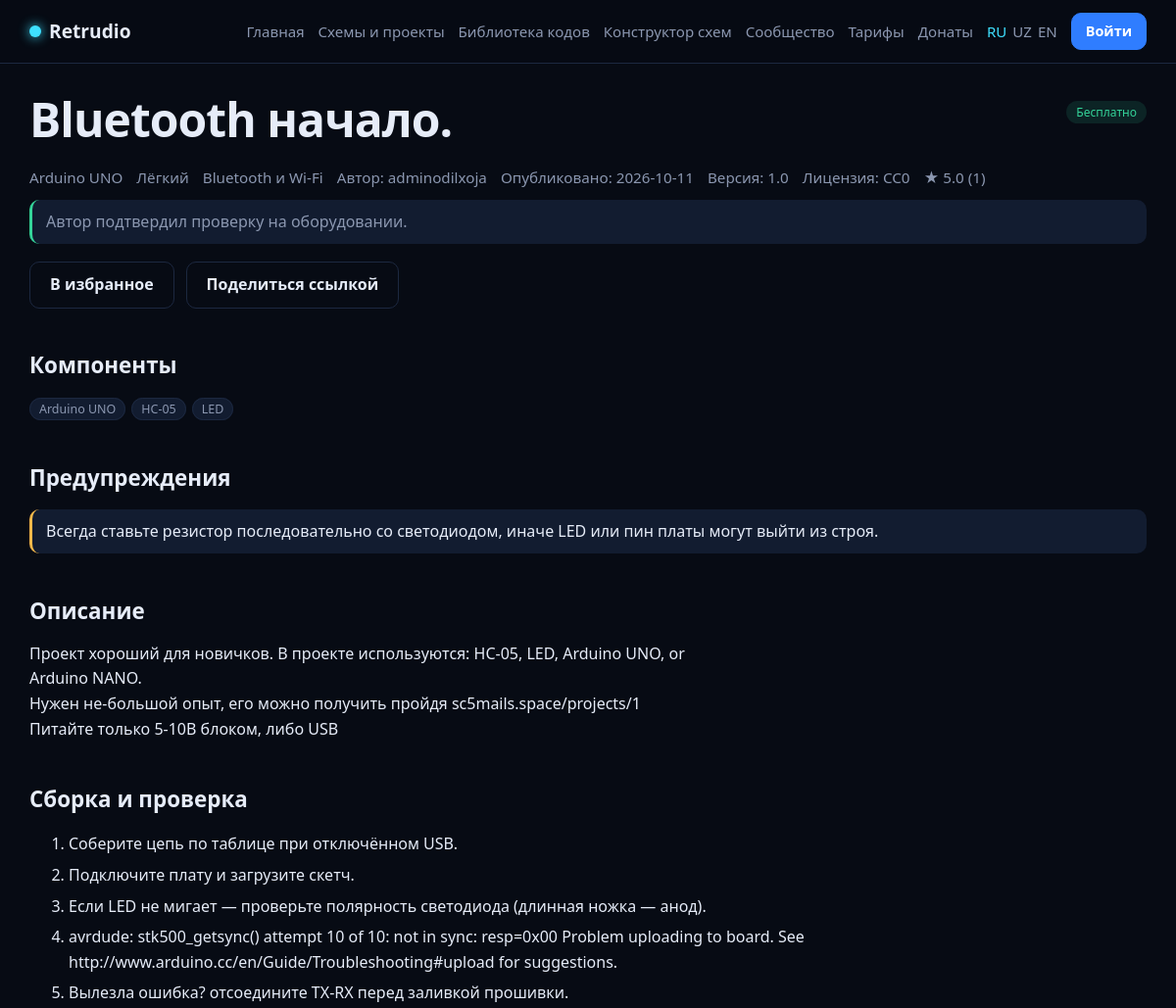
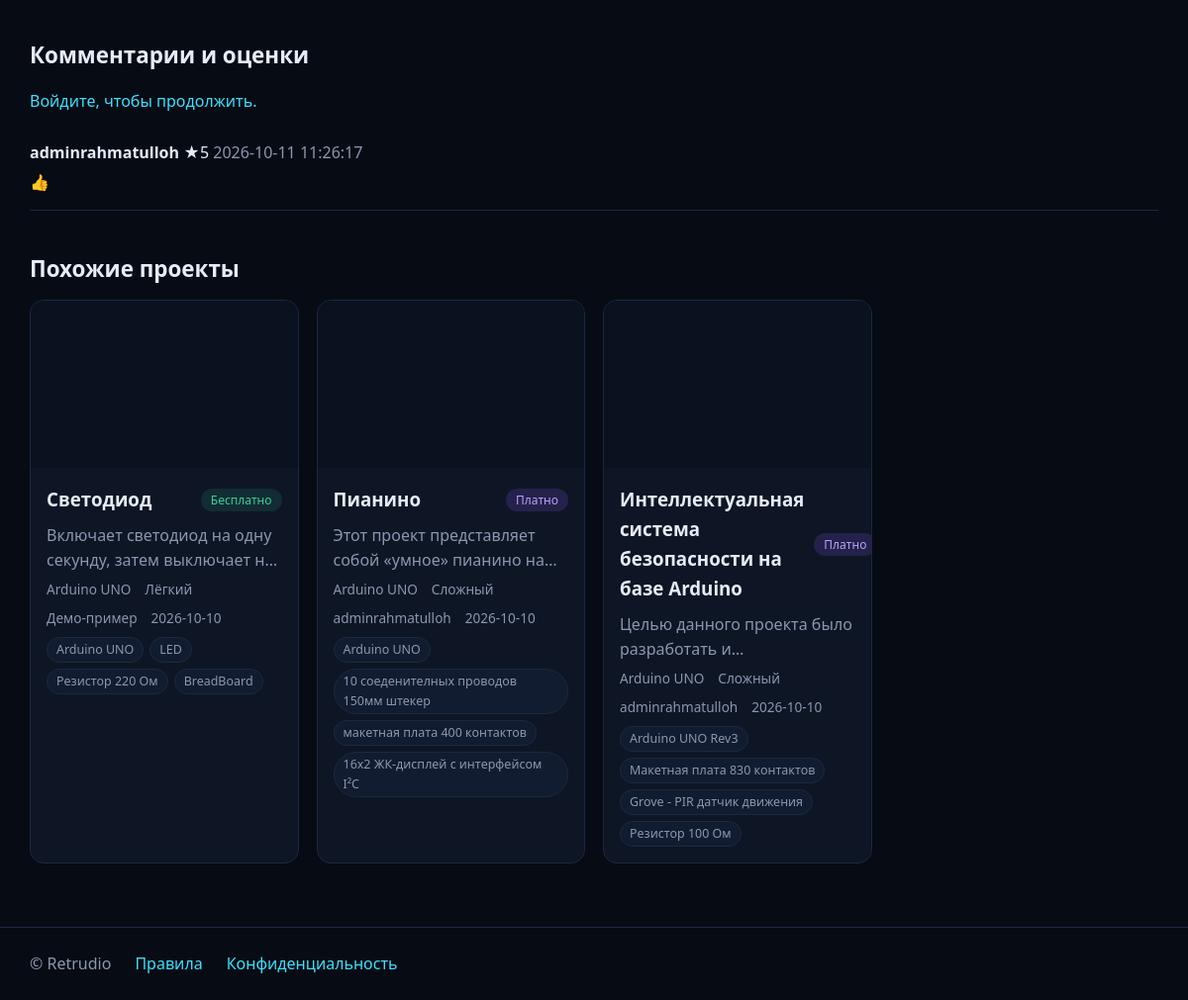
Screenshot of /project/2 with the database file from the repository (2 pictures, top to bottom).
### tables this page shows
CREATE TABLE comments(
  id INTEGER PRIMARY KEY AUTOINCREMENT,
  project_id INTEGER NOT NULL, user_id INTEGER NOT NULL,
  body TEXT NOT NULL, rating INTEGER,
  created TEXT NOT NULL DEFAULT CURRENT_TIMESTAMP
);

CREATE TABLE users(
  id INTEGER PRIMARY KEY AUTOINCREMENT,
  email TEXT UNIQUE NOT NULL,
  name TEXT NOT NULL,
  password_hash TEXT NOT NULL,
  subscription_until TEXT,
  username TEXT UNIQUE,
  is_admin INTEGER NOT NULL DEFAULT 0,
  created TEXT NOT NULL DEFAULT CURRENT_TIMESTAMP
);

### app.py (the view)
@app.route("/project/<int:pid>")
def project(pid):
    item = catalog.get(pid)
    if not item:
        abort(404)
    ok = can_access(item)
    db = get_db()
    comments = db.execute("SELECT c.*, u.name FROM comments c JOIN users u ON u.id=c.user_id "
                          "WHERE project_id=? ORDER BY c.id DESC", (pid,)).fetchall()
    rated = [c["rating"] for c in comments if c["rating"]]
    avg = round(sum(rated) / len(rated), 1) if rated else None
    is_fav = bool(g.user and db.execute("SELECT 1 FROM favorites WHERE user_id=? AND project_id=?",
                                        (g.user["id"], pid)).fetchone())
    return render_template("project.html", p=item, ok=ok, comments=comments, avg=avg,
                           n_rated=len(rated), is_fav=is_fav, similar=catalog.similar(item),
                           code_html=highlight_code(item["code"]) if ok and item["code"] else "")

### app.py (called while the page is built)
@app.before_request
def before():
    if request.args.get("lang") in config.LANGS:
        session["lang"] = request.args["lang"]
    g.lang = session.get("lang", "ru")
    g.user = None
    if session.get("uid"):
        g.user = get_db().execute("SELECT * FROM users WHERE id=?", (session["uid"],)).fetchone()
    if request.method in ("POST", "PUT", "DELETE") and request.endpoint not in ("payment_notify", "payment_success", "payment_fail"):
        token = request.form.get("csrf") or request.headers.get("X-CSRF-Token", "")
        if not hmac.compare_digest(token, session.get("csrf", "")):
            abort(400, "CSRF")

def has_subscription(user):
    if user and user["is_admin"]:      # администраторам открыты все платные проекты
        return True
    if not user or not user["subscription_until"]:
        return False
    return datetime.fromisoformat(user["subscription_until"]) >= utcnow()

def can_access(item):
    return item["free"] or has_subscription(g.user)

@app.context_processor
def inject():
    if "csrf" not in session:
        session["csrf"] = secrets.token_urlsafe(32)
    return dict(
        t=lambda k: translate(k, g.lang), lang=g.lang, user=g.user,
        csrf=session["csrf"], PROJECT_NAME=config.PROJECT_NAME, LANGS=config.LANGS,
        loc=lambda v: catalog.loc(v, g.lang), CATEGORIES=catalog.CATEGORIES,
        has_sub=has_subscription(g.user),
        cfg=SimpleNamespace(CONTACT_EMAIL=config.CONTACT_EMAIL, DONATE_URL=config.DONATE_URL,
                            FREEKASSA_READY=config.FREEKASSA_READY, SUBSCRIPTION_PRICE=config.SUBSCRIPTION_PRICE,
                            SUBSCRIPTION_CURRENCY=config.SUBSCRIPTION_CURRENCY,
                            SUBSCRIPTION_DAYS=config.SUBSCRIPTION_DAYS),   # только безопасные значения, без секретов
    )

### catalog.py (called while the page is built, shortened)
def loc(value, lang):
    if isinstance(value, dict):
        return value.get(lang) or value.get("ru") or value.get("en") or next(iter(value.values()), "")
    return value or ""

def all_items():
    files = sorted(SCHEMES_DIR.glob("*.json"))
    sig = tuple((f.name, f.stat().st_mtime_ns) for f in files) + tuple(
        (f.name, f.stat().st_mtime_ns) for f in SCHEMES_DIR.glob("*.txt")) + tuple(
        (f.name, f.stat().st_mtime_ns) for f in SCHEMES_DIR.glob("*.ino"))
    return _cache["items"]

def get(pid):
    return all_items().get(pid)

### database.py (called while the page is built)
def get_db():
    if "db" not in g:
        g.db = sqlite3.connect(DB_PATH)
        g.db.row_factory = sqlite3.Row
    return g.db

### templates/project.html (shortened to what this page needs)
{% extends "base.html" %}{% from "_macros.html" import card with context %}
{% block content %}
<article class="project-page">
  <div class="row"><h1>{{ loc(p.name) }}</h1>
    <span class="tag {{ 'free' if p.free else 'paid' }}">{{ t('free') if p.free else t('paid') }}</span></div>
  <div class="meta big">
    {% if p.board %}<span>{{ p.board }}</span>{% endif %}
    {% if p.difficulty %}<span>{{ t(p.difficulty) }}</span>{% endif %}
    {% if p.category %}<span>{{ t('cat_' ~ p.category) }}</span>{% endif %}
    {% if p.author %}<span>{{ t('author') }}: {{ p.author }}</span>{% endif %}
    <span>{{ t('published') }}: {{ p.published }}</span>
    {% if p.version %}<span>{{ t('version') }}: {{ p.version }}</span>{% endif %}
    {% if p.license %}<span>{{ t('license') }}: {{ p.license }}</span>{% endif %}
    {% if n_rated %}<span>★ {{ avg }} ({{ n_rated }})</span>{% endif %}
  </div>
  <p class="note {{ 'ok' if p.verified }}">{{ t('verified') if p.verified else t('unverified') }}</p>
  <div class="actions">
    <form method="post" action="{{ url_for('favorite', pid=p.id) }}" class="inline"><input type="hidden" name="csrf" value="{{ csrf }}">
      <button class="btn ghost">{{ t('unfavorite') if is_fav else t('favorite') }}</button></form>
    <button class="btn ghost" data-share>{{ t('share') }}</button>
  </div>
  {% if not ok %}
  <div class="panel locked"><h3>🔒 {{ t('locked_title') }}</h3><p class="muted">{{ t('locked_text') }}</p>
    <a class="btn" href="{{ url_for('pricing') }}">{{ t('buy') }}</a></div>
  {% else %}
    {% if p.components %}<h2>{{ t('components') }}</h2><ul class="chips big">{% for c in p.components %}<li><i>{{ c }}</i></li>{% endfor %}</ul>{% endif %}
    {% if p.warnings %}<h2>{{ t('warnings') }}</h2>{% for w in p.warnings %}<div class="note warn">{{ loc(w) }}</div>{% endfor %}{% endif %}
    {% set d = loc(p.description) %}{% if d %}<h2>{{ t('description') }}</h2><div class="prose">{{ d }}</div>{% endif %}
    {% if p.steps %}<h2>{{ t('steps') }}</h2><ol class="steps">{% for s in p.steps %}<li>{{ loc(s) }}</li>{% endfor %}</ol>{% endif %}
  {% endif %}
  <h2 id="comments">{{ t('comments') }}</h2>
  {% if user %}
  <form method="post" action="{{ url_for('comment', pid=p.id) }}" class="panel stack">
    <input type="hidden" name="csrf" value="{{ csrf }}">
    <textarea name="body" required maxlength="2000" rows="3"></textarea>
    <label>{{ t('rating') }} <select name="rating"><option value="">{{ t('no_rating') }}</option>{% for i in range(5,0,-1) %}<option>{{ i }}</option>{% endfor %}</select></label>
    <button class="btn small">{{ t('add_comment') }}</button>
  </form>
  {% else %}<p class="muted"><a href="{{ url_for('login', next=request.path) }}">{{ t('need_login') }}</a></p>{% endif %}
  {% for c in comments %}<div class="comment"><b>{{ c['name'] }}</b>{% if c['rating'] %} ★{{ c['rating'] }}{% endif %}
    <span class="muted"> {{ c['created'] }}</span><p>{{ c['body'] }}</p></div>{% endfor %}
  {% if similar %}<h2>{{ t('similar') }}</h2><div class="grid">{% for s in similar %}{{ card(s) }}{% endfor %}</div>{% endif %}
</article>
{% endblock %}

### templates/_macros.html (shortened to what this page needs)
{% macro card(p) %}
<a class="card project" href="{{ url_for('project', pid=p.id) }}">
  <div class="thumb">{% if p.has_image %}<img loading="lazy" src="{{ url_for('scheme_image', pid=p.id) }}" alt="">{% endif %}</div>
  <div class="body">
    <div class="row"><h3>{{ loc(p.name) }}</h3>
      <span class="tag {{ 'free' if p.free else 'paid' }}">{{ t('free') if p.free else t('paid') }}</span></div>
    {% set d = loc(p.description) %}
    <p class="muted clamp">{{ d[:140] }}</p>
    <div class="meta">
      {% if p.board %}<span>{{ p.board }}</span>{% endif %}
      {% if p.difficulty %}<span>{{ t(p.difficulty) }}</span>{% endif %}
      {% if p.author %}<span>{{ p.author }}</span>{% endif %}
      <span>{{ p.published }}</span>
    </div>
    {% if p.components %}<div class="chips">{% for c in p.components[:4] %}<i>{{ c }}</i>{% endfor %}</div>{% endif %}
  </div>
</a>
{% endmacro %}

### static/style.css (style rules this page uses)
:root { --bg:#070b14;--card:#0e1524;--card2:#121c30;--line:#1c2840;--text:#e6ecf8;--muted:#8b97b0; --blue:#2f7dff;--cyan:#3ee0ff;--violet:#8b5cf6;--ok:#34d399;--warn:#f5b84a;--r:14px }
* { box-sizing:border-box }
html { scroll-behavior:smooth }
body { margin:0;background:var(--bg);color:var(--text);font:16px/1.6 system-ui,-apple-system,"Segoe UI",Roboto,sans-serif }
a { color:var(--cyan);text-decoration:none }
h1 { font-size:clamp(1.8rem,4vw,3rem);line-height:1.15;margin:.6em 0 .3em;letter-spacing:-.02em }
h2 { margin:1.8em 0 .6em;font-size:1.4rem }
h3 { margin:.2em 0 }
.muted { color:var(--muted) }
.btn,button.btn { display:inline-block;background:var(--blue);color:#fff;border:1px solid var(--blue);padding:10px 20px;border-radius:10px;font:inherit;font-weight:600;cursor:pointer;transition:box-shadow .2s,transform .1s }
.btn.ghost { background:transparent;border-color:var(--line);color:var(--text) }
form.inline { display:inline }
.actions { display:flex;gap:12px;flex-wrap:wrap;margin:18px 0 }
.grid { display:grid;grid-template-columns:repeat(auto-fill,minmax(270px,1fr));gap:18px }
.card,.panel { background:var(--card);border:1px solid var(--line);border-radius:var(--r) }
.card { color:var(--text);display:block;overflow:hidden;transition:border-color .2s }
.thumb { aspect-ratio:16/10;background:#0a1220;display:flex;align-items:center;justify-content:center }
.project .body { padding:14px 16px 16px }
.row { display:flex;align-items:center;justify-content:space-between;gap:10px }
.clamp { display:-webkit-box;-webkit-line-clamp:2;-webkit-box-orient:vertical;overflow:hidden;margin:.3em 0 }
.meta { display:flex;gap:8px 14px;flex-wrap:wrap;color:var(--muted);font-size:.85rem }
.meta.big { font-size:.95rem;margin:6px 0 }
.chips { display:flex;gap:6px;flex-wrap:wrap;margin-top:8px;padding:0;list-style:none }
.chips i { font-style:normal;font-size:.78rem;padding:2px 9px;border-radius:999px;background:var(--card2);border:1px solid var(--line);color:var(--muted) }
.tag { font-size:.75rem;padding:2px 10px;border-radius:999px;white-space:nowrap }
.tag.free { background:rgba(52,211,153,.12);color:var(--ok) }
.tag.paid { background:rgba(139,92,246,.18);color:#b9a3ff }
.prose { white-space:pre-line;max-width:75ch }
.note { padding:10px 14px;border-radius:10px;background:var(--card2);border-left:3px solid var(--muted);color:var(--muted);margin:10px 0 }
.note.ok { border-color:var(--ok) }
.note.warn { border-color:var(--warn);color:var(--text) }
.steps li { margin:6px 0 }
.comment { border-bottom:1px solid var(--line);padding:10px 0 }
.comment p { margin:.3em 0;white-space:pre-line }

### rows the page displays
comments: name "adminrahmatulloh", rating "5", created "2026-10-11 11:26:17", body "👍"
users: loc "Пианино", t "Платно", d "Этот проект представляет собой «умное» пианино…", board "Arduino UNO", t "Сложный", author "adminrahmatulloh", published "2026-10-10", 4 "Arduino UNO" "10 соеденителных проводов 150мм штекер" "макетная плата 400 контактов" "16x2 ЖК-дисплей с интерфейсом I²C" "Arduino UNO Rev3" "Макетная плата 830 контактов" "Grove - PIR датчик движения" "Резистор 100 Ом", loc "Интеллектуальная система безопасности на базе Arduino", d "Целью данного проекта было разработать…"

### other values shown
{{ PROJECT_NAME }} "Retrudio"
{{ t('nav_home') }} "Главная"
{{ t('nav_projects') }} "Схемы и проекты"
{{ t('nav_library') }} "Библиотека кодов"
{{ t('nav_builder') }} "Конструктор схем"
{{ t('nav_community') }} "Сообщество"
{{ t('nav_pricing') }} "Тарифы"
{{ t('nav_donate') }} "Донаты"
{{ l.upper() }} "RU" "UZ" "EN"
{{ t('login') }} "Войти"
{{ loc(p.name) }} "Bluetooth начало."
{{ t('free') if p.free else t('paid') }} "Бесплатно"
{{ p.board }} "Arduino UNO"
{{ t(p.difficulty) }} "Лёгкий"
{{ t('cat_' ~ p.category) }} "Bluetooth и Wi-Fi"
